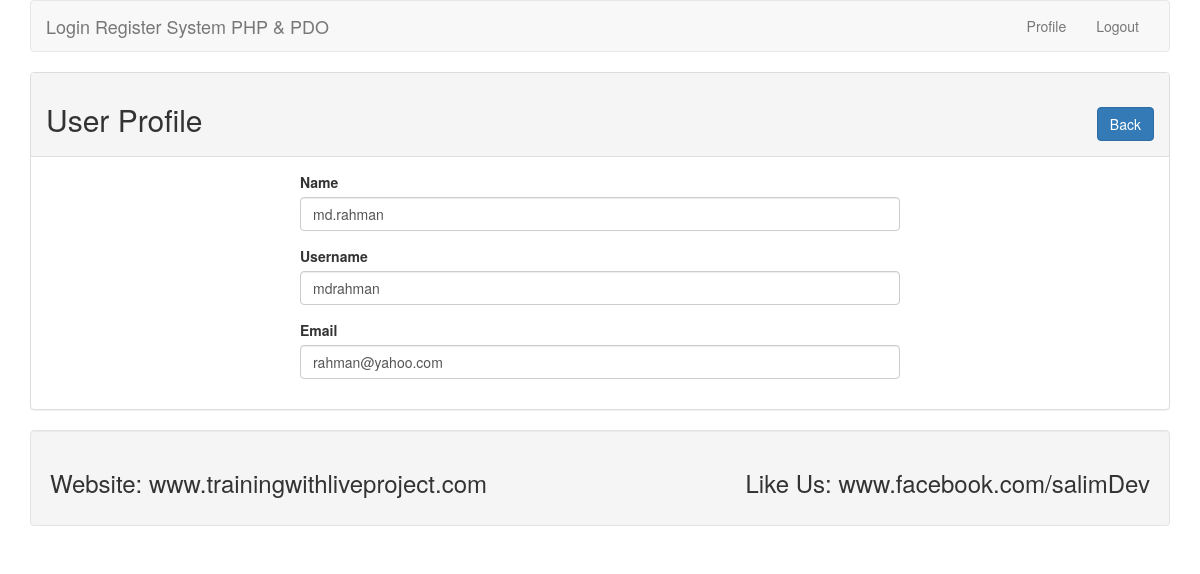
/profile.php?id=15 (signed in), run on the app's committed database.
### tables this page shows
CREATE TABLE `tbl_user` (
  `id` int(11) NOT NULL,
  `fname` varchar(255) DEFAULT NULL,
  `username` varchar(255) DEFAULT NULL,
  `email` varchar(255) DEFAULT NULL,
  `pass` varchar(255) DEFAULT NULL
);

### lib/User.php (called while the page is built, shortened)
<?php
	include 'Database.php';
    class User{
		private $db;
		public function __construct(){
			$this->db = new Database();
		}
		public function getUserById($id){
			$sql = "select * from tbl_user where id = :id limit 1";
			$query = $this->db->pdo->prepare($sql);
			$query->bindValue(":id",$id);
			$query->execute();
			$result = $query->fetch(PDO::FETCH_OBJ);
			return $result;
		}
	}
?>

### lib/Database.php (called while the page is built)
<?php
    class Database{
		private $hostdb = "localhost";
		private $userdb = "root";
		private $passdb = "";
		private $namedb = "db_lr";
		public $pdo;
		public function __construct(){
			if(!isset($this->pdo)){
			    try{
					$link = new PDO("mysql:host=".$this->hostdb.";dbname=".$this->namedb,$this->userdb,$this->passdb);
					$link->setAttribute(PDO::ATTR_ERRMODE,PDO::ERRMODE_EXCEPTION);
					$link->exec("set character set utf8");
					$this->pdo = $link;
				}catch(PDOException $e){
			        die("Failed to connect with Database".$e->getMessage());
				}
			}
		}
	}
?>

### profile.php (the view, shortened to what this page needs)
<?php
	include 'inc/header.php';
	include_once 'lib/User.php';
	if(isset($_GET['id'])){
		$userid = (int) $_GET['id'];
	}
	$user = new User();
?>
	<div class="panel panel-default">
	    <div class="panel-heading">
			<h2>User Profile <span class="pull-right"><a href="index.php" class="btn btn-primary">Back</a></span></h2>
		</div>
	    <div class="panel-body">
			<div style="width:600px;margin:0 auto;">
			<?php
				$userData = $user->getUserById($userid);
				if($userData){
			?>
				<form action="" method="POST">
					<div class="form-group">
						<label for="name">Name</label>
						<input type="text" id="name" name="name" class="form-control" value="<?php echo $userData->fname;?>"/>
					</div>
					<div class="form-group">
						<label for="username">Username</label>
						<input type="text" id="username" name="username" class="form-control" value="<?php echo $userData->username;?>"/>
					</div>
					<div class="form-group">
						<label for="email">Email</label>
						<input type="text" id="email" name="email" class="form-control" value="<?php echo $userData->email;?>"/>
					</div>
			    <?php
				    $loginId = Session::get("id");
					if($loginId == $userid){
				?>
					<button type="submit" name="update" class="btn btn-success">Update</button>
					<a class="btn btn-info" href="changepass.php?id=<?php echo $userid;?>">Change Password</a>
				</form>
					<?php } }?>
			</div>
		</div>
	</div>
<?php
	include 'inc/footer.php';
?>

### data on the page
tbl_user: name "md.rahman", username "mdrahman", email "rahman@yahoo.com"
